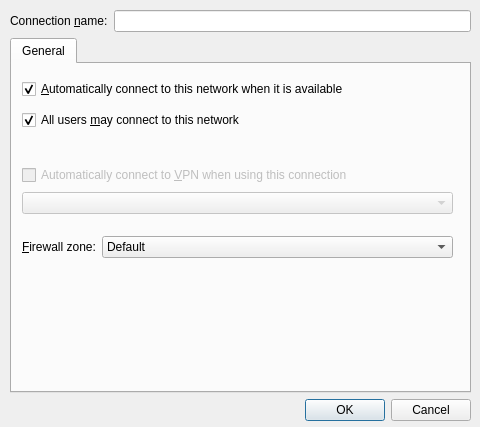
<?xml version="1.0" encoding="UTF-8"?>
<ui version="4.0">
 <class>ConnectionDetailEditor</class>
 <widget class="QDialog" name="ConnectionDetailEditor">
  <property name="geometry">
   <rect>
    <x>0</x>
    <y>0</y>
    <width>480</width>
    <height>427</height>
   </rect>
  </property>
  <property name="windowTitle">
   <string>Dialog</string>
  </property>
  <widget class="QWidget" name="layoutWidget">
   <property name="geometry">
    <rect>
     <x>10</x>
     <y>10</y>
     <width>461</width>
     <height>411</height>
    </rect>
   </property>
   <layout class="QVBoxLayout" name="verticalLayout">
    <item>
     <layout class="QHBoxLayout" name="horizontalLayout">
      <item>
       <widget class="QLabel" name="label">
        <property name="text">
         <string>Connection &amp;name:</string>
        </property>
        <property name="buddy">
         <cstring>connectionName</cstring>
        </property>
       </widget>
      </item>
      <item>
       <widget class="QLineEdit" name="connectionName"/>
      </item>
     </layout>
    </item>
    <item>
     <widget class="QTabWidget" name="tabWidget">
      <property name="currentIndex">
       <number>0</number>
      </property>
      <widget class="QWidget" name="tab">
       <attribute name="title">
        <string>General</string>
       </attribute>
       <widget class="QWidget" name="layoutWidget">
        <property name="geometry">
         <rect>
          <x>10</x>
          <y>170</y>
          <width>431</width>
          <height>26</height>
         </rect>
        </property>
        <layout class="QHBoxLayout" name="horizontalLayout_2" stretch="2,56">
         <property name="sizeConstraint">
          <enum>QLayout::SetDefaultConstraint</enum>
         </property>
         <item>
          <widget class="QLabel" name="label_2">
           <property name="text">
            <string>&amp;Firewall zone:</string>
           </property>
           <property name="buddy">
            <cstring>firewallZone</cstring>
           </property>
          </widget>
         </item>
         <item>
          <widget class="QComboBox" name="firewallZone">
           <item>
            <property name="text">
             <string>Default</string>
            </property>
           </item>
           <item>
            <property name="text">
             <string>drop</string>
            </property>
           </item>
           <item>
            <property name="text">
             <string>work</string>
            </property>
           </item>
           <item>
            <property name="text">
             <string>internal</string>
            </property>
           </item>
           <item>
            <property name="text">
             <string>block</string>
            </property>
           </item>
           <item>
            <property name="text">
             <string>home</string>
            </property>
           </item>
           <item>
            <property name="text">
             <string>dmz</string>
            </property>
           </item>
           <item>
            <property name="text">
             <string>public</string>
            </property>
           </item>
           <item>
            <property name="text">
             <string>trusted</string>
            </property>
           </item>
           <item>
            <property name="text">
             <string>external</string>
            </property>
           </item>
          </widget>
         </item>
        </layout>
       </widget>
       <widget class="QWidget" name="layoutWidget">
        <property name="geometry">
         <rect>
          <x>10</x>
          <y>10</y>
          <width>431</width>
          <height>61</height>
         </rect>
        </property>
        <layout class="QVBoxLayout" name="verticalLayout_2">
         <item>
          <widget class="QCheckBox" name="autoconnect">
           <property name="text">
            <string>&amp;Automatically connect to this network when it is available</string>
           </property>
           <property name="checked">
            <bool>true</bool>
           </property>
          </widget>
         </item>
         <item>
          <widget class="QCheckBox" name="allUsers">
           <property name="text">
            <string>All users &amp;may connect to this network</string>
           </property>
           <property name="checked">
            <bool>true</bool>
           </property>
          </widget>
         </item>
        </layout>
       </widget>
       <widget class="QWidget" name="layoutWidget">
        <property name="geometry">
         <rect>
          <x>10</x>
          <y>100</y>
          <width>431</width>
          <height>51</height>
         </rect>
        </property>
        <layout class="QVBoxLayout" name="verticalLayout_3">
         <item>
          <widget class="QCheckBox" name="autoconnectVpn">
           <property name="enabled">
            <bool>false</bool>
           </property>
           <property name="text">
            <string>Automatically connect to &amp;VPN when using this connection</string>
           </property>
          </widget>
         </item>
         <item>
          <widget class="QComboBox" name="vpnCombobox">
           <property name="enabled">
            <bool>false</bool>
           </property>
          </widget>
         </item>
        </layout>
       </widget>
      </widget>
     </widget>
    </item>
    <item>
     <widget class="QDialogButtonBox" name="buttonBox">
      <property name="orientation">
       <enum>Qt::Horizontal</enum>
      </property>
      <property name="standardButtons">
       <set>QDialogButtonBox::Cancel|QDialogButtonBox::Ok</set>
      </property>
     </widget>
    </item>
   </layout>
  </widget>
 </widget>
 <tabstops>
  <tabstop>connectionName</tabstop>
  <tabstop>tabWidget</tabstop>
  <tabstop>autoconnect</tabstop>
  <tabstop>allUsers</tabstop>
  <tabstop>autoconnectVpn</tabstop>
  <tabstop>vpnCombobox</tabstop>
  <tabstop>firewallZone</tabstop>
  <tabstop>buttonBox</tabstop>
 </tabstops>
 <resources/>
 <connections>
  <connection>
   <sender>buttonBox</sender>
   <signal>accepted()</signal>
   <receiver>ConnectionDetailEditor</receiver>
   <slot>accept()</slot>
   <hints>
    <hint type="sourcelabel">
     <x>248</x>
     <y>254</y>
    </hint>
    <hint type="destinationlabel">
     <x>157</x>
     <y>274</y>
    </hint>
   </hints>
  </connection>
  <connection>
   <sender>buttonBox</sender>
   <signal>rejected()</signal>
   <receiver>ConnectionDetailEditor</receiver>
   <slot>reject()</slot>
   <hints>
    <hint type="sourcelabel">
     <x>316</x>
     <y>260</y>
    </hint>
    <hint type="destinationlabel">
     <x>286</x>
     <y>274</y>
    </hint>
   </hints>
  </connection>
 </connections>
</ui>
